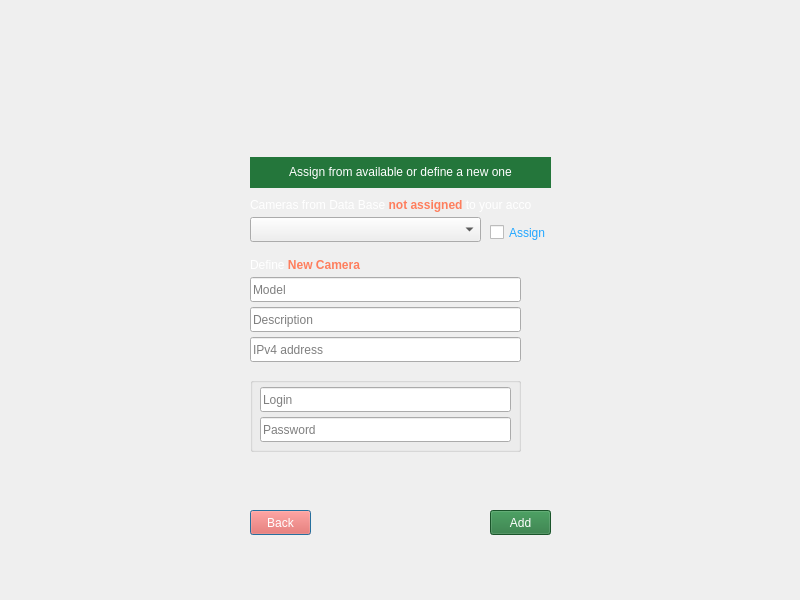
<?xml version="1.0" encoding="UTF-8"?>
<ui version="4.0">
 <class>UserCamera</class>
 <widget class="QDialog" name="UserCamera">
  <property name="windowModality">
   <enum>Qt::WindowModal</enum>
  </property>
  <property name="geometry">
   <rect>
    <x>0</x>
    <y>0</y>
    <width>800</width>
    <height>600</height>
   </rect>
  </property>
  <property name="minimumSize">
   <size>
    <width>800</width>
    <height>600</height>
   </size>
  </property>
  <property name="maximumSize">
   <size>
    <width>800</width>
    <height>600</height>
   </size>
  </property>
  <property name="windowTitle">
   <string>LeonCam</string>
  </property>
  <property name="styleSheet">
   <string notr="true">#UserCamera
{
	background-image: url(:/Resources/Images/background.png);
}
</string>
  </property>
  <widget class="QLabel" name="Lloading">
   <property name="geometry">
    <rect>
     <x>370</x>
     <y>80</y>
     <width>61</width>
     <height>61</height>
    </rect>
   </property>
   <property name="text">
    <string/>
   </property>
  </widget>
  <widget class="QLabel" name="LHelp">
   <property name="geometry">
    <rect>
     <x>250</x>
     <y>157</y>
     <width>301</width>
     <height>31</height>
    </rect>
   </property>
   <property name="styleSheet">
    <string notr="true">color: rgb(255, 255, 255);
background-color:rgb(36, 118, 59)</string>
   </property>
   <property name="text">
    <string>&lt;html&gt;&lt;head/&gt;&lt;body&gt;&lt;p align=&quot;center&quot;&gt;Assign from available or define a new one&lt;/p&gt;&lt;/body&gt;&lt;/html&gt;</string>
   </property>
  </widget>
  <widget class="QComboBox" name="CBAvailableCameras">
   <property name="geometry">
    <rect>
     <x>250</x>
     <y>217</y>
     <width>231</width>
     <height>25</height>
    </rect>
   </property>
  </widget>
  <widget class="QLabel" name="LAvailableCameras">
   <property name="geometry">
    <rect>
     <x>250</x>
     <y>197</y>
     <width>281</width>
     <height>16</height>
    </rect>
   </property>
   <property name="styleSheet">
    <string notr="true">background-color: none;
color: rgb(255, 255, 255)</string>
   </property>
   <property name="text">
    <string>&lt;html&gt;&lt;head/&gt;&lt;body&gt;&lt;p&gt;Cameras from Data Base &lt;span style=&quot; font-weight:600; color:#fe7e5d;&quot;&gt;not assigned&lt;/span&gt; to your account&lt;/p&gt;&lt;/body&gt;&lt;/html&gt;</string>
   </property>
  </widget>
  <widget class="QLabel" name="LNewCamera">
   <property name="geometry">
    <rect>
     <x>250</x>
     <y>257</y>
     <width>261</width>
     <height>16</height>
    </rect>
   </property>
   <property name="styleSheet">
    <string notr="true">background-color: none;
color: rgb(255, 255, 255)</string>
   </property>
   <property name="text">
    <string>&lt;html&gt;&lt;head/&gt;&lt;body&gt;&lt;p&gt;Define &lt;span style=&quot; font-weight:600; color:#fe7e5d;&quot;&gt;New Camera&lt;/span&gt;&lt;/p&gt;&lt;/body&gt;&lt;/html&gt;</string>
   </property>
  </widget>
  <widget class="QLineEdit" name="LEModel">
   <property name="geometry">
    <rect>
     <x>250</x>
     <y>277</y>
     <width>271</width>
     <height>25</height>
    </rect>
   </property>
   <property name="text">
    <string/>
   </property>
   <property name="maxLength">
    <number>24</number>
   </property>
   <property name="placeholderText">
    <string>Model</string>
   </property>
  </widget>
  <widget class="QLineEdit" name="LEIPv4Address">
   <property name="geometry">
    <rect>
     <x>250</x>
     <y>337</y>
     <width>271</width>
     <height>25</height>
    </rect>
   </property>
   <property name="text">
    <string/>
   </property>
   <property name="maxLength">
    <number>24</number>
   </property>
   <property name="placeholderText">
    <string>IPv4 address</string>
   </property>
  </widget>
  <widget class="QLineEdit" name="LEDescripton">
   <property name="geometry">
    <rect>
     <x>250</x>
     <y>307</y>
     <width>271</width>
     <height>25</height>
    </rect>
   </property>
   <property name="text">
    <string/>
   </property>
   <property name="maxLength">
    <number>24</number>
   </property>
   <property name="placeholderText">
    <string>Description</string>
   </property>
  </widget>
  <widget class="QPushButton" name="PBBack">
   <property name="geometry">
    <rect>
     <x>250</x>
     <y>510</y>
     <width>61</width>
     <height>25</height>
    </rect>
   </property>
   <property name="styleSheet">
    <string notr="true">#PBBack{
color:rgb(255, 255, 255);
background-color: rgb(255, 77, 61);}
#PBBack:hover{
background-color: rgb(255, 87, 58);
}
/*border: none;
margin: 0px;
padding: 0px;
background-color:none*/</string>
   </property>
   <property name="text">
    <string>Back</string>
   </property>
  </widget>
  <widget class="QGroupBox" name="groupBox">
   <property name="geometry">
    <rect>
     <x>250</x>
     <y>377</y>
     <width>271</width>
     <height>75</height>
    </rect>
   </property>
   <property name="title">
    <string/>
   </property>
   <widget class="QLineEdit" name="LELogin">
    <property name="geometry">
     <rect>
      <x>10</x>
      <y>10</y>
      <width>251</width>
      <height>25</height>
     </rect>
    </property>
    <property name="text">
     <string/>
    </property>
    <property name="maxLength">
     <number>24</number>
    </property>
    <property name="placeholderText">
     <string>Login</string>
    </property>
   </widget>
   <widget class="QLineEdit" name="LEPassword">
    <property name="geometry">
     <rect>
      <x>10</x>
      <y>40</y>
      <width>251</width>
      <height>25</height>
     </rect>
    </property>
    <property name="text">
     <string/>
    </property>
    <property name="maxLength">
     <number>24</number>
    </property>
    <property name="placeholderText">
     <string>Password</string>
    </property>
   </widget>
  </widget>
  <widget class="QPushButton" name="PBAdd">
   <property name="geometry">
    <rect>
     <x>490</x>
     <y>510</y>
     <width>61</width>
     <height>25</height>
    </rect>
   </property>
   <property name="styleSheet">
    <string notr="true">#PBAdd{
color: rgb(255, 255, 255);
background-color:rgb(36, 118, 59)}
#PBAdd:hover
{
background-color: rgb(39, 129, 63);
}
/*border: none;
margin: 0px;
padding: 0px;*/</string>
   </property>
   <property name="text">
    <string>Add</string>
   </property>
   <property name="flat">
    <bool>false</bool>
   </property>
  </widget>
  <widget class="QLabel" name="LTip">
   <property name="geometry">
    <rect>
     <x>530</x>
     <y>305</y>
     <width>31</width>
     <height>31</height>
    </rect>
   </property>
   <property name="toolTip">
    <string>&lt;html&gt;&lt;head/&gt;&lt;body&gt;&lt;p&gt;&lt;span style=&quot; font-weight:600;&quot;&gt;Model&lt;/span&gt; and &lt;span style=&quot; font-weight:600;&quot;&gt;Description&lt;/span&gt; have &lt;span style=&quot; font-weight:600;&quot;&gt;X&lt;/span&gt; letters limits.&lt;/p&gt;&lt;/body&gt;&lt;/html&gt;</string>
   </property>
   <property name="styleSheet">
    <string notr="true">#LTip{background-image: url(:/Resources/Images/bulb.png);}
#LTip:hover{background-image: url(:/Resources/Images/bulbHover.png);}</string>
   </property>
   <property name="text">
    <string/>
   </property>
  </widget>
  <widget class="QCheckBox" name="CBAssign">
   <property name="geometry">
    <rect>
     <x>490</x>
     <y>220</y>
     <width>61</width>
     <height>25</height>
    </rect>
   </property>
   <property name="styleSheet">
    <string notr="true">#CBAssign{color: rgb(35, 167, 255);}
#CBAssign:hover
{
	color: rgb(89, 178, 255);
}</string>
   </property>
   <property name="text">
    <string>Assign</string>
   </property>
  </widget>
  <widget class="QLabel" name="LTipLoginPass">
   <property name="geometry">
    <rect>
     <x>530</x>
     <y>400</y>
     <width>31</width>
     <height>31</height>
    </rect>
   </property>
   <property name="toolTip">
    <string>&lt;html&gt;&lt;head/&gt;&lt;body&gt;&lt;p&gt;&lt;span style=&quot; font-weight:600;&quot;&gt;Login&lt;/span&gt; and &lt;span style=&quot; font-weight:600;&quot;&gt;Password&lt;/span&gt; must be filled.&lt;/p&gt;&lt;/body&gt;&lt;/html&gt;</string>
   </property>
   <property name="styleSheet">
    <string notr="true">#LTipLoginPass{background-image: url(:/Resources/Images/bulb.png);}
#LTipLoginPass:hover{background-image: url(:/Resources/Images/bulbHover.png);}</string>
   </property>
   <property name="text">
    <string/>
   </property>
  </widget>
 </widget>
 <layoutdefault spacing="6" margin="11"/>
 <resources>
  <include location="Resources.qrc"/>
 </resources>
 <connections/>
</ui>
